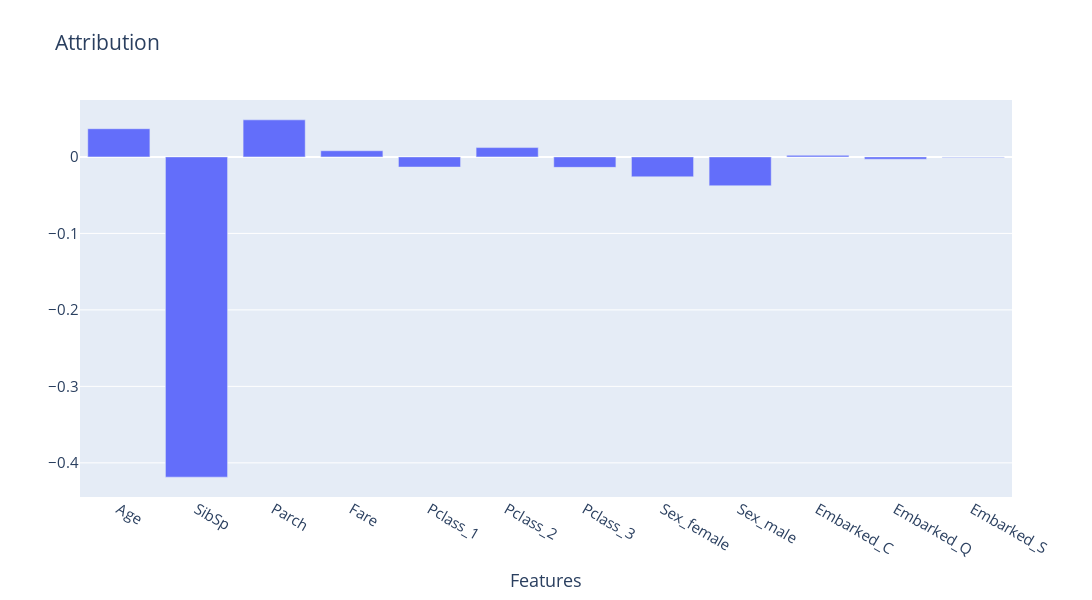

Source (notebook cell):
### Code cell
fig = go.Figure([go.Bar(x = features_names, y = attributions.numpy().tolist()[0])])

fig.update_layout(
    title="Attribution",
    xaxis_title="Features",
    font=dict(size=15),
    width=1300, 
    height=600)

fig.show()

### Figure 1 — Plotly figure (JSON) as saved in the notebook; plotly's stock layout.template omitted (floating-point values rounded to 4 significant figures)
{"data": [{"type": "bar", "x": ["Age", "SibSp", "Parch", "Fare", "Pclass_1", "Pclass_2", "Pclass_3", "Sex_female", "Sex_male", "Embarked_C", "Embarked_Q", "Embarked_S"], "y": [0.03687, -0.4187, 0.04847, 0.008055, -0.01325, 0.0122, -0.01366, -0.02602, -0.03769, 0.002026, -0.00297, -0.0008168]}], "layout": {"font": {"size": 15}, "height": 600, "title": {"text": "Attribution"}, "width": 1300, "xaxis": {"title": {"text": "Features"}}}}
